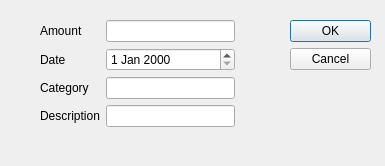
<?xml version="1.0" encoding="UTF-8"?>
<ui version="4.0">
 <class>ExpenseDialog</class>
 <widget class="QDialog" name="ExpenseDialog">
  <property name="geometry">
   <rect>
    <x>0</x>
    <y>0</y>
    <width>385</width>
    <height>166</height>
   </rect>
  </property>
  <property name="windowTitle">
   <string>New Expense</string>
  </property>
  <widget class="QDialogButtonBox" name="buttonBox">
   <property name="geometry">
    <rect>
     <x>290</x>
     <y>20</y>
     <width>81</width>
     <height>241</height>
    </rect>
   </property>
   <property name="orientation">
    <enum>Qt::Vertical</enum>
   </property>
   <property name="standardButtons">
    <set>QDialogButtonBox::Cancel|QDialogButtonBox::Ok</set>
   </property>
  </widget>
  <widget class="QWidget" name="">
   <property name="geometry">
    <rect>
     <x>40</x>
     <y>20</y>
     <width>195</width>
     <height>119</height>
    </rect>
   </property>
   <layout class="QFormLayout" name="formLayout">
    <item row="0" column="0">
     <widget class="QLabel" name="label">
      <property name="text">
       <string>Amount</string>
      </property>
     </widget>
    </item>
    <item row="0" column="1">
     <widget class="QLineEdit" name="lineEdit"/>
    </item>
    <item row="1" column="0">
     <widget class="QLabel" name="label_2">
      <property name="text">
       <string>Date</string>
      </property>
     </widget>
    </item>
    <item row="1" column="1">
     <widget class="QDateEdit" name="dateEdit"/>
    </item>
    <item row="2" column="0">
     <widget class="QLabel" name="label_3">
      <property name="text">
       <string>Category</string>
      </property>
     </widget>
    </item>
    <item row="2" column="1">
     <widget class="QLineEdit" name="lineEdit_2"/>
    </item>
    <item row="3" column="0">
     <widget class="QLabel" name="label_4">
      <property name="text">
       <string>Description</string>
      </property>
     </widget>
    </item>
    <item row="3" column="1">
     <widget class="QLineEdit" name="lineEdit_3"/>
    </item>
   </layout>
  </widget>
 </widget>
 <resources/>
 <connections>
  <connection>
   <sender>buttonBox</sender>
   <signal>accepted()</signal>
   <receiver>ExpenseDialog</receiver>
   <slot>accept()</slot>
   <hints>
    <hint type="sourcelabel">
     <x>248</x>
     <y>254</y>
    </hint>
    <hint type="destinationlabel">
     <x>157</x>
     <y>274</y>
    </hint>
   </hints>
  </connection>
  <connection>
   <sender>buttonBox</sender>
   <signal>rejected()</signal>
   <receiver>ExpenseDialog</receiver>
   <slot>reject()</slot>
   <hints>
    <hint type="sourcelabel">
     <x>316</x>
     <y>260</y>
    </hint>
    <hint type="destinationlabel">
     <x>286</x>
     <y>274</y>
    </hint>
   </hints>
  </connection>
 </connections>
</ui>
